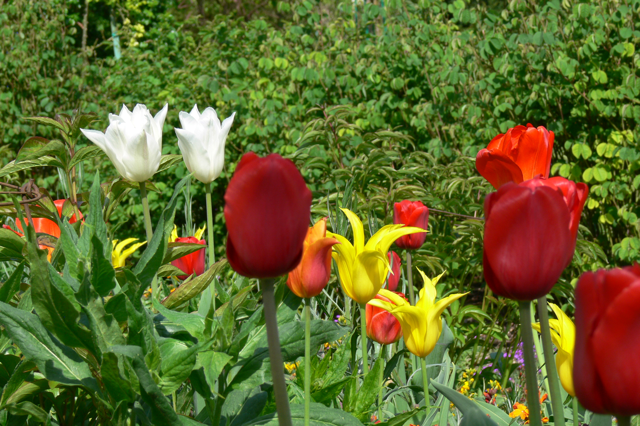
#> input picture ED6/flowers4.png, 640 x 426 px
$ jupyter execute ED6_Ruan_Oliveira_de_Jesus.ipynb
#> lines starting #> are read from the running program, lines starting #| are printed output that depends on the picture
[cell 1]
import cv2 as cv
import numpy as np
import matplotlib.pyplot as plt
import sys

# Questão 1)

[cell 2]
img_gray = cv.imread('flowers4.png', cv.IMREAD_GRAYSCALE)
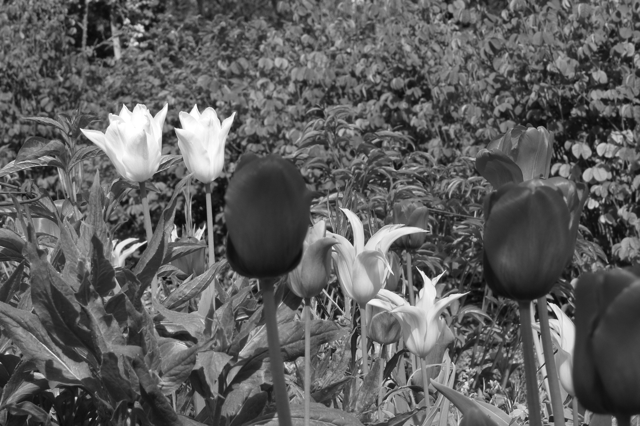
#> img_gray: shape (426, 640); min 9, max 255, mean 94.6

if img_gray is None:
    print("nao foi possivel ler a imagem")
else:
    print("imagem lida")

img_double = img_gray.astype(np.float64)

plt.imshow(img_double, cmap='gray')
plt.title("original em tons de cinza")
plt.show()

# Questão 2)

[cell 3]
tamanho_kernel_medio = 15

kU = np.ones((tamanho_kernel_medio, tamanho_kernel_medio))#criia um kernel 15x15 de uns
kU = kU / np.sum(kU) # (1/225)

#ploto o kernel kU
plt.imshow(kU, cmap='gray')
plt.title("Kernel Médio 15x15 (kU)")
plt.show()
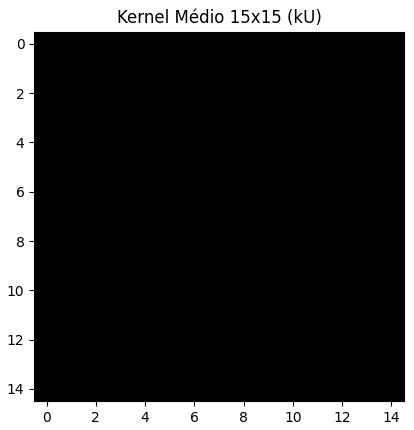
#> figure drawn by matplotlib, 1 panel

# Questão 3)

[cell 4]
#cv.filter2D é a função de convolução equivalente a inconv
#ddepth = -1 significa que a saída terá o mesmo tipo da entrada
imU = cv.filter2D(img_double, -1, kU)
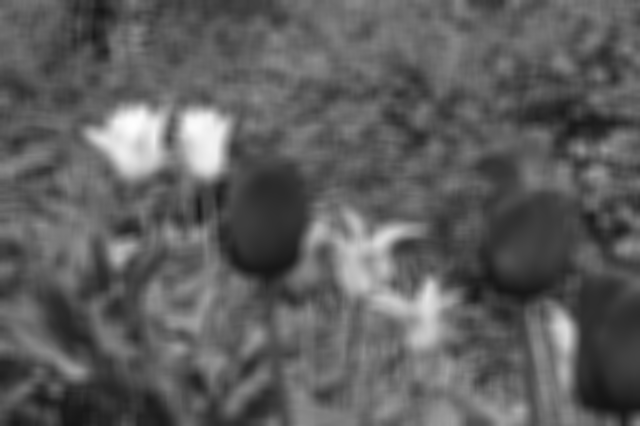
#> imU: shape (426, 640) float64; min 20.31, max 254.3, mean 94.6

print("\n---")
print("Passo 3: Kernel kU aplicado. Imagem 'imU' gerada.")

# Questão 4)

[cell 5]
sigma = 5
meia_largura = 8
tamanho_kernel_gauss = (meia_largura * 2) + 1  # 8*2 + 1 = 17

#gero um kernel 1D
kG_1D = cv.getGaussianKernel(ksize=tamanho_kernel_gauss, sigma=sigma)

#para o 2d eu faco a multiplicacao de matriz
kG = kG_1D * kG_1D.T

print("\n---")
print(f"Passo 4: Kernel Gaussiano kG (shape={kG.shape}) criado.")
print(f"Soma total do kG: {np.sum(kG)}")
plt.imshow(kG, cmap='gray')
plt.title("Kernel Gaussiano 17x17 (kG)")
plt.show()
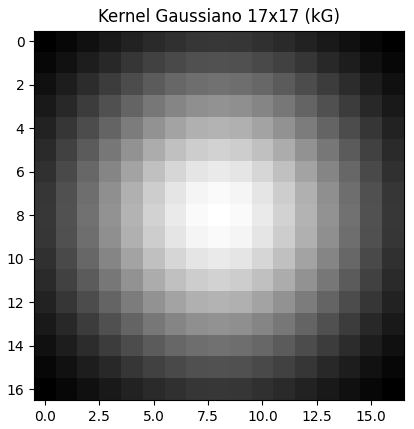
#> figure drawn by matplotlib, 1 panel

# Questão 5)

[cell 6]
imG = cv.filter2D(img_double, -1, kG)
print("\n---")
print("passo 5: Kernel kG aplicado. Imagem 'imG' gerada.")

# Questão 6)

[cell 7]
imU_vis = np.clip(imU, 0, 255).astype(np.uint8)
imG_vis = np.clip(imG, 0, 255).astype(np.uint8)

fig, ax = plt.subplots(1, 3, figsize=(18, 7))

ax[0].imshow(img_gray, cmap='gray')
ax[0].set_title("Original")
ax[0].axis('off')

ax[1].imshow(imU_vis, cmap='gray')
ax[1].set_title("imU (Filtro da Média 15x15)")
ax[1].axis('off')

ax[2].imshow(imG_vis, cmap='gray')
ax[2].set_title("imG (Filtro Gaussiano 17x17)")
ax[2].axis('off')

plt.show()
